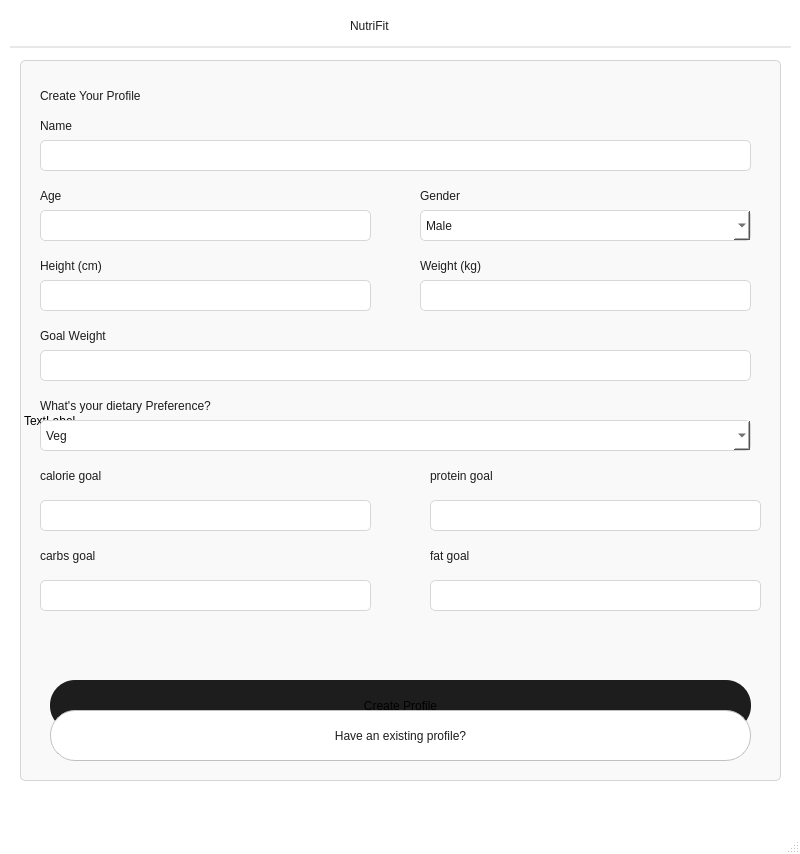
<?xml version="1.0" encoding="UTF-8"?>
<ui version="4.0">
 <class>MainWindow</class>
 <widget class="QMainWindow" name="MainWindow">
  <property name="geometry">
   <rect>
    <x>0</x>
    <y>0</y>
    <width>800</width>
    <height>854</height>
   </rect>
  </property>
  <property name="windowTitle">
   <string>MainWindow</string>
  </property>
  <property name="styleSheet">
   <string notr="true">QMainWindow{
	background-color: white;
}</string>
  </property>
  <widget class="QWidget" name="centralwidget">
   <widget class="QWidget" name="widget" native="true">
    <property name="geometry">
     <rect>
      <x>0</x>
      <y>40</y>
      <width>801</width>
      <height>751</height>
     </rect>
    </property>
    <property name="styleSheet">
     <string notr="true">QWidget{
background-color:white
}</string>
    </property>
    <widget class="QLabel" name="label">
     <property name="geometry">
      <rect>
       <x>20</x>
       <y>20</y>
       <width>761</width>
       <height>721</height>
      </rect>
     </property>
     <property name="styleSheet">
      <string notr="true">QLabel{
	border: 1px solid #D4D4D4;
	border-radius:5px;
	background-color: #F9F9F9
}</string>
     </property>
     <property name="text">
      <string>TextLabel</string>
     </property>
    </widget>
    <widget class="QLabel" name="heading">
     <property name="geometry">
      <rect>
       <x>40</x>
       <y>40</y>
       <width>231</width>
       <height>31</height>
      </rect>
     </property>
     <property name="styleSheet">
      <string notr="true">QLabel{
	background-color:transparent;
	font: 200 22pt &quot;Epilogue&quot;;
	color: #1D1D1D

}
</string>
     </property>
     <property name="text">
      <string>Create Your Profile</string>
     </property>
    </widget>
    <widget class="QLabel" name="name">
     <property name="geometry">
      <rect>
       <x>40</x>
       <y>70</y>
       <width>41</width>
       <height>31</height>
      </rect>
     </property>
     <property name="styleSheet">
      <string notr="true">QLabel{
	background-color:transparent;
	font: 200 15pt &quot;Epilogue&quot;;
	color: #1D1D1D

}
</string>
     </property>
     <property name="text">
      <string>Name</string>
     </property>
    </widget>
    <widget class="QLineEdit" name="line_name">
     <property name="geometry">
      <rect>
       <x>40</x>
       <y>100</y>
       <width>711</width>
       <height>31</height>
      </rect>
     </property>
     <property name="styleSheet">
      <string notr="true">QLineEdit{
background-color: white;
border-radius: 5px;
border: 1px solid #D7D7D7;
font: 200 15px &quot;Epilogue&quot;;
color: #1D1D1D
}</string>
     </property>
    </widget>
    <widget class="QLabel" name="age">
     <property name="geometry">
      <rect>
       <x>40</x>
       <y>140</y>
       <width>41</width>
       <height>31</height>
      </rect>
     </property>
     <property name="styleSheet">
      <string notr="true">QLabel{
	background-color:transparent;
	font: 200 15pt &quot;Epilogue&quot;;
	color: #1D1D1D

}
</string>
     </property>
     <property name="text">
      <string>Age</string>
     </property>
    </widget>
    <widget class="QLineEdit" name="line_age">
     <property name="geometry">
      <rect>
       <x>40</x>
       <y>170</y>
       <width>331</width>
       <height>31</height>
      </rect>
     </property>
     <property name="styleSheet">
      <string notr="true">QLineEdit{
background-color: white;
border-radius: 5px;
border: 1px solid #D7D7D7;
font: 200 15px &quot;Epilogue&quot;;
color: #1D1D1D
}</string>
     </property>
    </widget>
    <widget class="QLabel" name="gender">
     <property name="geometry">
      <rect>
       <x>420</x>
       <y>140</y>
       <width>61</width>
       <height>31</height>
      </rect>
     </property>
     <property name="styleSheet">
      <string notr="true">QLabel{
	background-color:transparent;
	font: 200 15pt &quot;Epilogue&quot;;
	color: #1D1D1D

}
</string>
     </property>
     <property name="text">
      <string>Gender</string>
     </property>
    </widget>
    <widget class="QComboBox" name="line_gender">
     <property name="geometry">
      <rect>
       <x>420</x>
       <y>170</y>
       <width>331</width>
       <height>31</height>
      </rect>
     </property>
     <property name="styleSheet">
      <string notr="true">QComboBox{
background-color: white;
border-radius: 5px;
border: 1px solid #D7d7d7;
color: #1D1D1D;
font: 300 10px &quot;Epilogue&quot;;
padding-left:5px
}
QComboBox QAbstractItemView {
     background-color: white;
     border: 1px solid #D7D7D7;
     selection-background-color: #eee;
     selection-color: black;
     outline: none;
     border-radius: 0px;
	color: #1D1D1D;
	height: 30px;
	padding-left:5px;
	border: 1px solid #D7D7D7; 
    outline: none;
}
QComboBox QAbstractItemView :: viewport{
	border: none;
	background-color: transparent
}</string>
     </property>
     <item>
      <property name="text">
       <string>Male</string>
      </property>
     </item>
     <item>
      <property name="text">
       <string>Female</string>
      </property>
     </item>
     <item>
      <property name="text">
       <string>Bakchodi mat kar lode</string>
      </property>
     </item>
    </widget>
    <widget class="QLabel" name="height">
     <property name="geometry">
      <rect>
       <x>40</x>
       <y>210</y>
       <width>81</width>
       <height>31</height>
      </rect>
     </property>
     <property name="styleSheet">
      <string notr="true">QLabel{
	background-color:transparent;
	font: 200 15pt &quot;Epilogue&quot;;
	color: #1D1D1D

}
</string>
     </property>
     <property name="text">
      <string>Height (cm)</string>
     </property>
    </widget>
    <widget class="QLineEdit" name="line_height">
     <property name="geometry">
      <rect>
       <x>40</x>
       <y>240</y>
       <width>331</width>
       <height>31</height>
      </rect>
     </property>
     <property name="styleSheet">
      <string notr="true">QLineEdit{
background-color: white;
border-radius: 5px;
border: 1px solid #D7D7D7;
font: 200 15px &quot;Epilogue&quot;;
color: #1D1D1D
}</string>
     </property>
    </widget>
    <widget class="QLabel" name="weight">
     <property name="geometry">
      <rect>
       <x>420</x>
       <y>210</y>
       <width>81</width>
       <height>31</height>
      </rect>
     </property>
     <property name="styleSheet">
      <string notr="true">QLabel{
	background-color:transparent;
	font: 200 15pt &quot;Epilogue&quot;;
	color: #1D1D1D

}
</string>
     </property>
     <property name="text">
      <string>Weight (kg)</string>
     </property>
    </widget>
    <widget class="QLineEdit" name="line_weight">
     <property name="geometry">
      <rect>
       <x>420</x>
       <y>240</y>
       <width>331</width>
       <height>31</height>
      </rect>
     </property>
     <property name="styleSheet">
      <string notr="true">QLineEdit{
background-color: white;
border-radius: 5px;
border: 1px solid #D7D7D7;
font: 200 15px &quot;Epilogue&quot;;
color: #1D1D1D
}</string>
     </property>
    </widget>
    <widget class="QLabel" name="goal_weight">
     <property name="geometry">
      <rect>
       <x>40</x>
       <y>280</y>
       <width>91</width>
       <height>31</height>
      </rect>
     </property>
     <property name="styleSheet">
      <string notr="true">QLabel{
	background-color:transparent;
	font: 200 15pt &quot;Epilogue&quot;;
	color: #1D1D1D

}
</string>
     </property>
     <property name="text">
      <string>Goal Weight</string>
     </property>
    </widget>
    <widget class="QLineEdit" name="line_goal">
     <property name="geometry">
      <rect>
       <x>40</x>
       <y>310</y>
       <width>711</width>
       <height>31</height>
      </rect>
     </property>
     <property name="styleSheet">
      <string notr="true">QLineEdit{
background-color: white;
border-radius: 5px;
border: 1px solid #D7D7D7;
font: 200 15px &quot;Epilogue&quot;;
color: #1D1D1D
}</string>
     </property>
    </widget>
    <widget class="QLabel" name="diet_pref">
     <property name="geometry">
      <rect>
       <x>40</x>
       <y>350</y>
       <width>231</width>
       <height>31</height>
      </rect>
     </property>
     <property name="styleSheet">
      <string notr="true">QLabel{
	background-color:transparent;
	font: 200 15pt &quot;Epilogue&quot;;
	color: #1D1D1D

}
</string>
     </property>
     <property name="text">
      <string>What's your dietary Preference?</string>
     </property>
    </widget>
    <widget class="QComboBox" name="line_diet">
     <property name="geometry">
      <rect>
       <x>40</x>
       <y>380</y>
       <width>711</width>
       <height>31</height>
      </rect>
     </property>
     <property name="styleSheet">
      <string notr="true">QComboBox{
background-color: white;
border-radius: 5px;
border: 1px solid #D7D7D7;
color: #1D1D1D;
font:300 10px &quot;Epilogue&quot;;
padding-left:5px
}
QComboBox QAbstractItemView {
     background-color: white;
     border: 1px solid #D7D7D7;
	outline: none;
     selection-background-color: #eee;
     selection-color: black;
     outline: none;
     border-radius: 0px; 
	color: #1D1D1D;
	height: 35px;
	padding-left:5px

}

QComboBox::down-arrow {
    width: 12px;
    height: 12px;
}
QComboBox QAbstractItemView :: viewport{
	border: none;
	background-color: transparent
}</string>
     </property>
     <item>
      <property name="text">
       <string>Veg</string>
      </property>
     </item>
     <item>
      <property name="text">
       <string>Non-Veg</string>
      </property>
     </item>
    </widget>
    <widget class="QPushButton" name="profile_btn">
     <property name="geometry">
      <rect>
       <x>50</x>
       <y>640</y>
       <width>701</width>
       <height>51</height>
      </rect>
     </property>
     <property name="styleSheet">
      <string notr="true">QPushButton{
background-color: #1D1D1D;
border-radius:25px;
	font: 600 17pt &quot;Epilogue&quot;;
}</string>
     </property>
     <property name="text">
      <string>Create Profile</string>
     </property>
    </widget>
    <widget class="Line" name="line">
     <property name="geometry">
      <rect>
       <x>10</x>
       <y>6</y>
       <width>781</width>
       <height>2</height>
      </rect>
     </property>
     <property name="styleSheet">
      <string notr="true">#line{
	height:1px;
	background-color: #e8e8e8;
	border:none;
}</string>
     </property>
     <property name="orientation">
      <enum>Qt::Orientation::Horizontal</enum>
     </property>
    </widget>
    <widget class="QLineEdit" name="cal_goal_line">
     <property name="geometry">
      <rect>
       <x>40</x>
       <y>460</y>
       <width>331</width>
       <height>31</height>
      </rect>
     </property>
     <property name="styleSheet">
      <string notr="true">QLineEdit{
background-color: white;
border-radius: 5px;
border: 1px solid #D7D7D7;
font: 200 15px &quot;Epilogue&quot;;
color: #1D1D1D
}</string>
     </property>
    </widget>
    <widget class="QLineEdit" name="prot_goal_line">
     <property name="geometry">
      <rect>
       <x>430</x>
       <y>460</y>
       <width>331</width>
       <height>31</height>
      </rect>
     </property>
     <property name="styleSheet">
      <string notr="true">QLineEdit{
background-color: white;
border-radius: 5px;
border: 1px solid #D7D7D7;
font: 200 15px &quot;Epilogue&quot;;
color: #1D1D1D
}</string>
     </property>
    </widget>
    <widget class="QLineEdit" name="carb_goal_line">
     <property name="geometry">
      <rect>
       <x>40</x>
       <y>540</y>
       <width>331</width>
       <height>31</height>
      </rect>
     </property>
     <property name="styleSheet">
      <string notr="true">QLineEdit{
background-color: white;
border-radius: 5px;
border: 1px solid #D7D7D7;
font: 200 15px &quot;Epilogue&quot;;
color: #1D1D1D
}</string>
     </property>
    </widget>
    <widget class="QLineEdit" name="fat_goal_line">
     <property name="geometry">
      <rect>
       <x>430</x>
       <y>540</y>
       <width>331</width>
       <height>31</height>
      </rect>
     </property>
     <property name="styleSheet">
      <string notr="true">QLineEdit{
background-color: white;
border-radius: 5px;
border: 1px solid #D7D7D7;
font: 200 15px &quot;Epilogue&quot;;
color: #1D1D1D
}</string>
     </property>
    </widget>
    <widget class="QLabel" name="goal_weight_2">
     <property name="geometry">
      <rect>
       <x>40</x>
       <y>420</y>
       <width>91</width>
       <height>31</height>
      </rect>
     </property>
     <property name="styleSheet">
      <string notr="true">QLabel{
	background-color:transparent;
	font: 200 15pt &quot;Epilogue&quot;;
	color: #1D1D1D

}
</string>
     </property>
     <property name="text">
      <string>calorie goal</string>
     </property>
    </widget>
    <widget class="QLabel" name="goal_weight_3">
     <property name="geometry">
      <rect>
       <x>430</x>
       <y>420</y>
       <width>91</width>
       <height>31</height>
      </rect>
     </property>
     <property name="styleSheet">
      <string notr="true">QLabel{
	background-color:transparent;
	font: 200 15pt &quot;Epilogue&quot;;
	color: #1D1D1D

}
</string>
     </property>
     <property name="text">
      <string>protein goal</string>
     </property>
    </widget>
    <widget class="QLabel" name="goal_weight_4">
     <property name="geometry">
      <rect>
       <x>430</x>
       <y>500</y>
       <width>91</width>
       <height>31</height>
      </rect>
     </property>
     <property name="styleSheet">
      <string notr="true">QLabel{
	background-color:transparent;
	font: 200 15pt &quot;Epilogue&quot;;
	color: #1D1D1D

}
</string>
     </property>
     <property name="text">
      <string>fat goal</string>
     </property>
    </widget>
    <widget class="QLabel" name="goal_weight_5">
     <property name="geometry">
      <rect>
       <x>40</x>
       <y>500</y>
       <width>91</width>
       <height>31</height>
      </rect>
     </property>
     <property name="styleSheet">
      <string notr="true">QLabel{
	background-color:transparent;
	font: 200 15pt &quot;Epilogue&quot;;
	color: #1D1D1D

}
</string>
     </property>
     <property name="text">
      <string>carbs goal</string>
     </property>
    </widget>
    <widget class="QPushButton" name="existing_profile_btn">
     <property name="geometry">
      <rect>
       <x>50</x>
       <y>670</y>
       <width>701</width>
       <height>51</height>
      </rect>
     </property>
     <property name="styleSheet">
      <string notr="true">QPushButton{
background-color: white;
border-radius:25px;
	font: 600 17pt &quot;Epilogue&quot;;
color:#1d1d1d;
border:1px solid #c0c0c0
}
</string>
     </property>
     <property name="text">
      <string>Have an existing profile?</string>
     </property>
    </widget>
   </widget>
   <widget class="QWidget" name="widget_2" native="true">
    <property name="geometry">
     <rect>
      <x>0</x>
      <y>0</y>
      <width>801</width>
      <height>41</height>
     </rect>
    </property>
    <property name="styleSheet">
     <string notr="true">QWidget{
	background-color:white;
}</string>
    </property>
    <widget class="QLabel" name="label_2">
     <property name="geometry">
      <rect>
       <x>350</x>
       <y>10</y>
       <width>101</width>
       <height>31</height>
      </rect>
     </property>
     <property name="styleSheet">
      <string notr="true">QLabel{
	font:600 25px &quot;Epilogue&quot;;
	color:#1D1D1D;
	background-color:white;
}</string>
     </property>
     <property name="text">
      <string>NutriFit</string>
     </property>
    </widget>
   </widget>
  </widget>
  <widget class="QMenuBar" name="menubar">
   <property name="geometry">
    <rect>
     <x>0</x>
     <y>0</y>
     <width>800</width>
     <height>33</height>
    </rect>
   </property>
  </widget>
  <widget class="QStatusBar" name="statusbar"/>
 </widget>
 <resources/>
 <connections/>
</ui>
